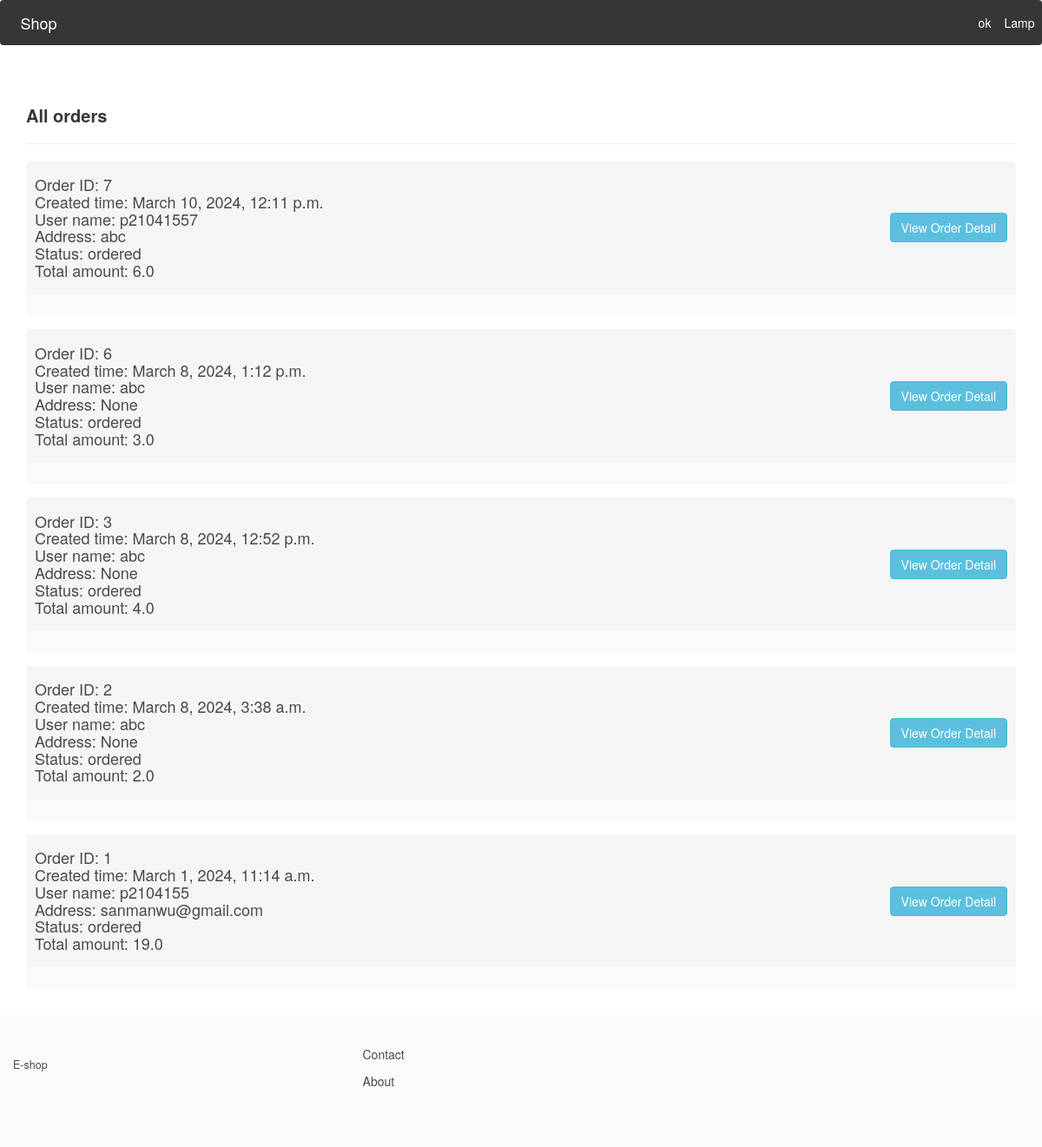
Screenshot of /orders/ with the database file from the repository.
### apps/store/models.py (models this page shows, shortened)
class Category(models.Model):
    title = models.CharField(max_length=255)
    slug = models.SlugField(max_length=255)
    ordering = models.IntegerField(default=0)
    class Meta:
        verbose_name_plural = 'Categories'
        ordering = ('ordering',)

### apps/order/models.py (models this page shows, shortened)
class Order(models.Model):
    ORDERED = 'ordered'
    SHIPPED = 'shipped'
    ARRIVED = 'arrived'
    STATUS_CHOICES = (
        (ORDERED, 'Ordered'),
        (SHIPPED, 'Shipped'),
        (ARRIVED, 'Arrived')
    )
    user = models.ForeignKey(User, related_name='orders', on_delete=models.SET_NULL, blank=True, null=True)
    first_name = models.CharField(max_length=100)
    last_name = models.CharField(max_length=100)
    email = models.CharField(max_length=100)
    address = models.CharField(max_length=100)
    zipcode = models.CharField(max_length=100)
    place = models.CharField(max_length=100)
    phone = models.CharField(max_length=100)
    created_at = models.DateTimeField(auto_now_add=True)
    paid = models.BooleanField(default=False)
    paid_amount = models.FloatField(blank=True, null=True)
    payment_intent = models.CharField(max_length=255)
    shipped_date = models.DateTimeField(blank=True, null=True)
    status = models.CharField(max_length=20, choices=STATUS_CHOICES, default=ORDERED)
    def get_total_quantity(self):
        return sum(int(item.quantity) for item in self.items.all())

### apps/userprofile/models.py (models this page shows, shortened)
class Userprofile(models.Model):
    user = models.OneToOneField(User, related_name='userprofile', on_delete=models.CASCADE)
    address = models.CharField(max_length=255, blank=True, null=True)
    zipcode = models.CharField(max_length=255, blank=True, null=True)
    place = models.CharField(max_length=255, blank=True, null=True)
    phone = models.CharField(max_length=255, blank=True, null=True)

### apps/core/views.py (the view)
# urls.py: path('orders/', order_list, name='order_list'),
def order_list(request):
    orders = Order.objects.all()
    return render(request, 'order_list.html', {'orders': orders})

### apps/cart/context_processors.py (called while the page is built)
def cart(request):
    return {'cart': Cart(request)}

### apps/order/models.py (called while the page is built)
    def subtotal(self):
        return  self.price * self.quantity

### apps/store/context_processors.py (called while the page is built)
def menu_categories(request):
    categories = Category.objects.all()
    return {'menu_categories': categories}

### apps/core/templates/order_list.html (shortened to what this page needs)
{% extends 'managerBase.html' %}
{% block content %}
<head>
  <link rel="stylesheet" href="https://maxcdn.bootstrapcdn.com/bootstrap/3.4.1/css/bootstrap.min.css">
</head>
    <h1 class="title">All orders</h1>
    <hr>
    {% for order in orders|dictsortreversed:"created_at" %}
        <article class="message is-light">
            <div class="message-header">
                <h4>Order ID: {{ order.id }}<br>
                   Created time: {{ order.created_at }}<br>
                   User name: {{ order.user.username }}<br>
                   Address: {{ order.user.userprofile.address }}<br>
                   Status: {{ order.status }}<br>
                    Total amount: {{ order.paid_amount }}
                </h4>
                <button type="button" class="btn btn-info" data-toggle="collapse" data-target="#collapse{{order.id}}"
                        aria-expanded="false" data-subject="{{order.id}}" aria-controls="collapse{{order.id}}">View Order Detail</button>
            </div>
            <div class="message-body">
        </article>
    {% empty %}
        <p>You don't have any order yet...</p>
    {% endfor %}
{% endblock %}

### apps/core/templates/managerBase.html (shortened to what this page needs)
<html>
	<head>
		<link rel="stylesheet" href="https://cdn.jsdelivr.net/npm/bulma@0.9.0/css/bulma.min.css">
	</head>
	<body>
		<nav class="navbar is-dark">
			<div class="navbar-brand">
				<a class="navbar-item" href="{% url 'productManager' %}">Shop</a>
			</div>
			<div id="main-navbar" class="navbar-menu" >
				<div class="navbar-end">
					{% for category in menu_categories %}
					    <a href="{% url 'manager_category' category.slug %}" class="navbar-item">{{ category.title }}</a>
					{% endfor %}
				</div>
			</div>
        </nav>
		<section class="section">
			{% block content %}
            {% endblock %}
		</section>
		<footer class="footer">
			<div class="columns">
				<div class="column is-4">
					<h2 class="subtitle">E-shop</h2>
				</div>
				<div class="column is-8">
					<a href="{% url 'contact' %}" class="navbar-item">Contact</a>
					<a href="{% url 'about' %}" class="navbar-item">About</a>
				</div>
			</div>
		</footer>
	</body>
</html>

### rows the page displays
Category: title "ok"
Category: title "Lamp"
Order: id "7", created_at "March 10, 2024, 12:11 p.m.", user.username "p21041557", user.userprofile.address "abc", status "ordered", paid_amount "6.0"
Order: id "6", created_at "March 8, 2024, 1:12 p.m.", user.username "abc", user.userprofile.address "None", status "ordered", paid_amount "3.0"
Order: id "3", created_at "March 8, 2024, 12:52 p.m.", user.username "abc", user.userprofile.address "None", status "ordered", paid_amount "4.0"
Order: id "2", created_at "March 8, 2024, 3:38 a.m.", user.username "abc", user.userprofile.address "None", status "ordered", paid_amount "2.0"
Order: id "1", created_at "March 1, 2024, 11:14 a.m.", user.username "p2104155", user.userprofile.address "sanmanwu@gmail.com", status "ordered", paid_amount "19.0"
